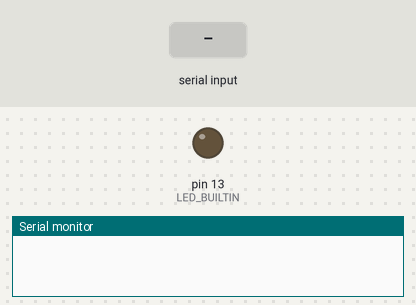
Bench run of a sketch on a simulated Arduino Uno, built with avr-gcc and run on an emulated ATmega328P. Parts: output pins drawn as LEDs (lit = HIGH), the last lines printed to the serial monitor. The inputs (shaded band) are chosen by the test bench.

Above: at 1.2 s.
1.3 s: "A" received over Serial
At 1.9 s:
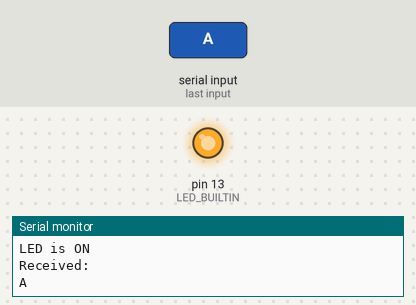
2.9 s: "1" received over Serial
At 4.3 s:
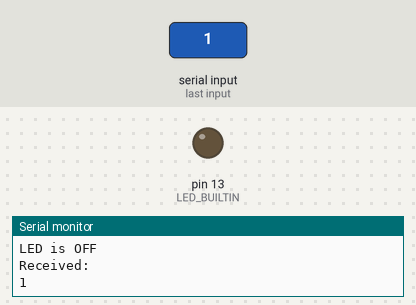
Timing chart, 0 to 5.9 s (numbered marks = the images above; inputs shaded):
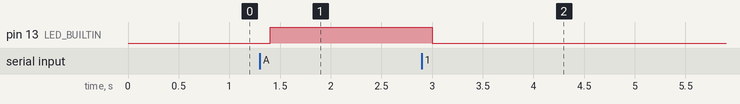

Measured:
- after the input at 1.3 s, pin 13 (LED_BUILTIN): LOW → HIGH after 0.10 s
- after the input at 2.9 s, pin 13 (LED_BUILTIN): HIGH → LOW after 0.10 s

The sketch:

Arduino.ino
```cpp
void setup() {
  Serial.begin(9600);
  pinMode(LED_BUILTIN, OUTPUT);
}

void loop() {
  if (Serial.available()) {
    char command = Serial.read();

    Serial.println("Communication Successful");
      delay(100);

    if (command == 'A') {
      digitalWrite(LED_BUILTIN, HIGH);
      Serial.println("LED is ON");
      delay(100);
    }else{
      digitalWrite(LED_BUILTIN, LOW);
      Serial.println("LED is OFF");
      delay(100);

    }

    Serial.println("Received:");
    delay(100);
    Serial.println(command);
    delay(100);


  }
}
```
